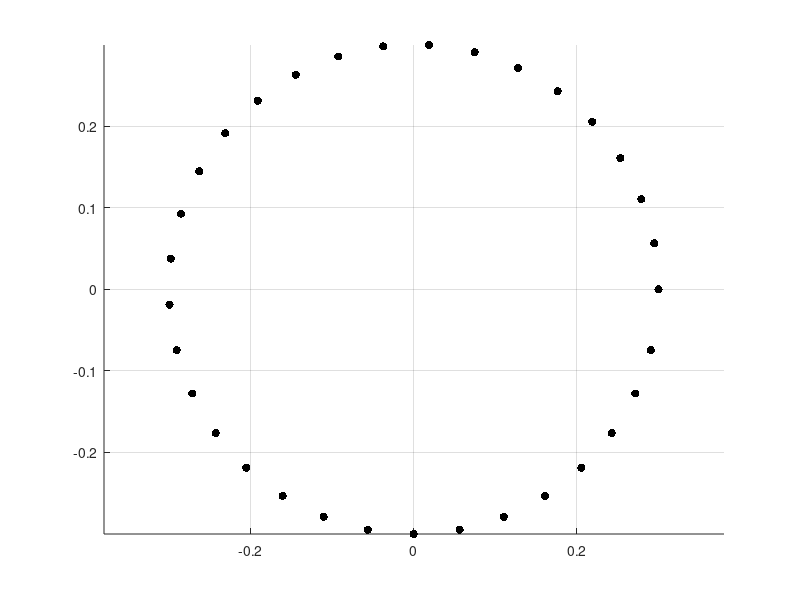

Write the MATLAB code that produced this figure.
clc; clear all; close all;

%% Defining constants
lambda    = 1;
epsilonr  = 4;
k1        = 2*pi/lambda;
k2        = k1*sqrt(epsilonr);
phi0      = 0; %incident angle
theta0    = pi/2;

%% Building the scatterer 
% plot_flag = 1;
%[X, Y] = structure(N,lambda,radius,plot_flag);
N         = 10;
radius    = 0.3*lambda;
l         = 2*pi*radius/N; %length of each segment
step      = l;
test_pts  = 0:step:2*pi-step/2;
scatter(radius*cos(test_pts),radius*sin(test_pts),'k','filled');
grid on; axis('equal');




%% Formulating the problem


%% Plotting the result
